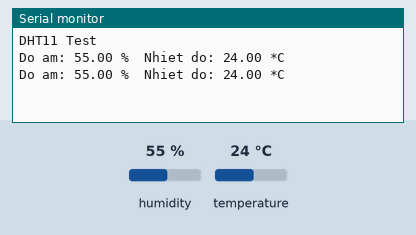
Simulated run of this program. Board: ESP32. On the bench: the last lines printed to the serial monitor. The inputs (shaded band) are chosen by the test bench; at power-on: humidity 55 %, temperature 24 °C.

Above: at 4.8 s.
4.9 s: humidity set to 22 %
At 6.9 s:
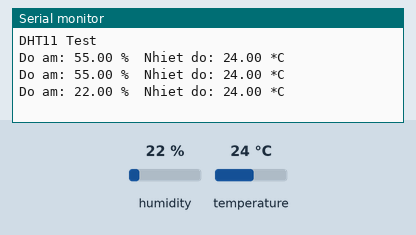
7.9 s: temperature set to 12 °C
At 9.2 s:
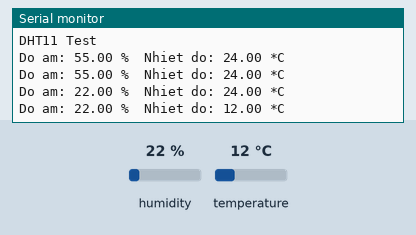
10.9 s: humidity set to 40 %
At 12.8 s:
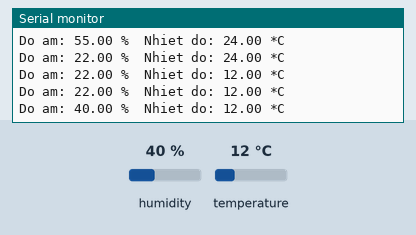
Timing chart, 0 to 14.3 s (numbered marks = the images above; inputs shaded):
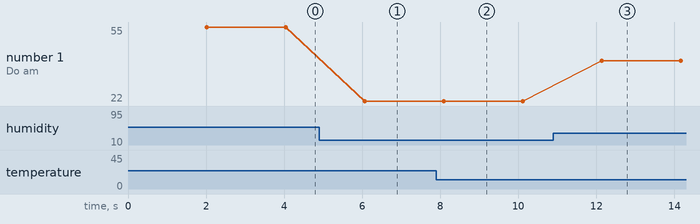

Measured:
- after the input at 4.9 s, the serial monitor: prints a new line after 1.2 s (image 1)
- after the input at 7.9 s, the serial monitor: prints a new line after 0.19 s (image 2)
- after the input at 10.9 s, the serial monitor: prints a new line after 1.2 s (image 3)
- plotted number 1: 55 → 22 after the input at 4.9 s, 22 → 40 after the input at 10.9 s

The program:

main.cpp
```cpp
#include <Arduino.h>
#include <DHT.h>

#define DHTPIN 4
#define DHTTYPE DHT11

DHT dht(DHTPIN, DHTTYPE);

void setup() {
  Serial.begin(115200);
  Serial.println("DHT11 Test");

  dht.begin();
}

void loop() {
  delay(2000);

  float humidity = dht.readHumidity();
  float temperature = dht.readTemperature();

  if (isnan(humidity) || isnan(temperature)) {
    Serial.println("Khong doc duoc du lieu tu DHT11!");
    return;
  }

  Serial.print("Do am: ");
  Serial.print(humidity);
  Serial.print(" %\t");

  Serial.print("Nhiet do: ");
  Serial.print(temperature);
  Serial.println(" *C");
}
```
